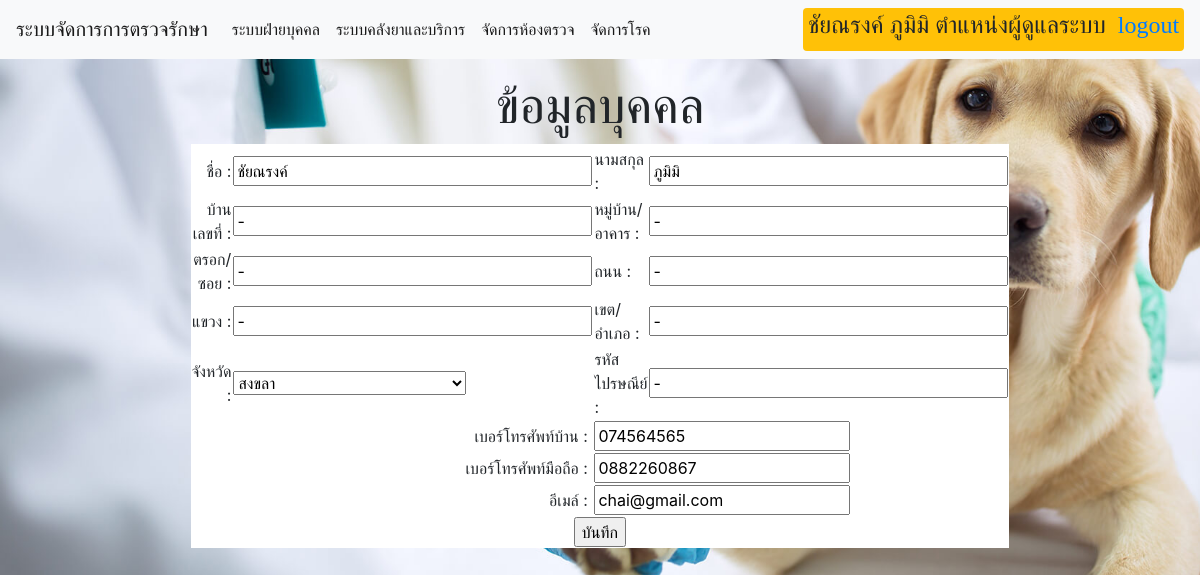
/TreatmentManagementProject/admin/AdminEditUser.php?userid=26 (signed in), run on the app's committed database.
### tables this page shows
CREATE TABLE `user` (
  `UserID` int(3) NOT NULL,
  `Username` varchar(30) NOT NULL,
  `Pwd` varchar(50) NOT NULL,
  `level` int(1) NOT NULL,
  `Status` int(1) NOT NULL,
  `Name` varchar(30) NOT NULL,
  `Surname` varchar(30) NOT NULL,
  `Hnumber` varchar(30) NOT NULL,
  `Village` varchar(30) DEFAULT NULL,
  `Alley` varchar(30) DEFAULT NULL,
  `Road` varchar(30) NOT NULL,
  `District` varchar(30) NOT NULL,
  `Canton` varchar(30) NOT NULL,
  `Province` varchar(30) NOT NULL,
  `Postnumber` char(5) NOT NULL,
  `Hpnumber` char(9) DEFAULT NULL,
  `Phonenumber` char(10) DEFAULT NULL,
  `Email` varchar(30) DEFAULT NULL
);

### TreatmentManagementProject/mysql/connect.php (called while the page is built)
<?php
$connect = mysqli_connect($dbhost, $dbuser, $dbpass, $dbname);
mysqli_query($connect, "SET NAMES UTF8");
$result = mysqli_query($connect, $sql);
?>

### TreatmentManagementProject/admin/AdminEditUser.php (the view, shortened to what this page needs)
<?php
require("../mysql/config.php");
$userid = $_REQUEST['userid'];
$sql = "select userid,name,surname,level,status,name,surname,hnumber,village,alley,road,district,canton,province,postnumber,hpnumber,phonenumber,email from user where userid = $userid";
    require("../mysql/connect.php");
    $record = mysqli_fetch_array($result);
?>
<!doctype html>
<html lang="en">
  <head>
     <link rel="stylesheet" href="https://stackpath.bootstrapcdn.com/bootstrap/4.3.1/css/bootstrap.min.css">
  </head>
  <body>
 <nav class="navbar navbar-expand-lg navbar-light bg-light">
  <a class="navbar-brand" href="../Main.php">ระบบจัดการการตรวจรักษา</a>
  <div class="collapse navbar-collapse" id="navbarSupportedContent">
    <ul class="navbar-nav mr-auto">
    <li class="nav-item active">
        <a class="nav-link" href="ManageUser.php">ระบบฝ่ายบุคคล <span class="sr-only">(current)</span></a>
      </li>
      <li class="nav-item active">
        <a class="nav-link" href="ManageDrugService.php">ระบบคลังยาและบริการ <span class="sr-only">(current)</span></a>
      </li>
      <li class="nav-item active">
        <a class="nav-link" href="Managetreatmentroom.php">จัดการห้องตรวจ <span class="sr-only">(current)</span></a>
      </li>
      <li class="nav-item active">
        <a class="nav-link" href="Managedisease.php">จัดการโรค <span class="sr-only">(current)</span></a>
      </li>
    </ul>
    <span class = "badge badge-warning" style="font-family: 'TH SarabunPSK';font-weight: bold;"><h4><?php echo $_SESSION['name'] . "&nbsp;ตำแหน่งผู้ดูแลระบบ" ."&nbsp;
    <a href = '../logout.php'>logout</a>" ?></h4></span>
  </div>
</nav>
   <center><div class="head1">ข้อมูลบุคคล</div></center>
   <center>
   <form action="AdminEditUserSave.php" method="post">
    <table width = '50%' border = "0"  bgcolor = "#FFFFFF">
            <tr><td colspan="4" align="center">
               <tr>
               <td align = "right">ชื่อ : </td><td><input type="text" name="Fname" size='30' maxlength='30' value="<?php echo $record['name']; ?>" required></td>
               <td align = "left">นามสกุล : </td><td><input type="text" name="Sname" size='30' maxlength='30' value="<?php echo $record['surname']; ?>" required></td>
               </tr>
               <tr>
               <td align = "right">บ้านเลขที่ : </td><td><input type="text" name="Hnumber" size='30' maxlength='30' value="<?php echo $record['hnumber']; ?>" required></td>
               <td align = "left">หมู่บ้าน/อาคาร : </td><td><input type="text" name="Village" size='30' maxlength='30' value="<?php echo $record['village']; ?>" required></td>
               </tr>
               <tr>
               <td align = "right">ตรอก/ซอย : </td><td><input type="text" name="Alley" size='30' maxlength='30' value="<?php echo $record['alley']; ?>" required></td>
               <td align = "left">ถนน : </td><td><input type="text" name="Road" size='30' maxlength='30' value="<?php echo $record['road']; ?>" required></td>
               </tr>
               <tr>
               <td align = "right">แขวง : </td><td><input type="text" name="District" size='30' maxlength='30' value="<?php echo $record['district']; ?>" required></td>
               <td align = "left">เขต/อำเภอ : </td><td><input type="text" name="Canton" size='30' maxlength='30' value="<?php echo $record['canton']; ?>" required></td>
               </tr>
               <tr>
               <td align = "right">จังหวัด : </td>
               <td>
               <select name="province" required>
                <option value="สงขลา" <?=$record['province'] == 'สงขลา' ? ' selected="selected"' : '';?>>สงขลา </option>
</select>
               </td>
               <td align = "left">รหัสไปรษณีย์ :</td><td><input type="text" name="Postnumber" size='30' onkeypress="return isNumber(event)" maxlength='5' value="<?php echo $record['postnumber']; ?>" required></td>
               </tr>
                <tr><td colspan="2" align="right">เบอร์โทรศัพท์บ้าน :&nbsp;</td><td colspan="2" align="left"><input type="text" name="Hpnumber" maxlength='9' onkeypress="return isNumber(event)" value="<?php echo $record['hpnumber']; ?>" required></td></tr>
                <tr><td colspan="2" align="right">เบอร์โทรศัพท์มือถือ :&nbsp;</td><td colspan="2" align="left"><input type="text" name="Phonenumber" maxlength='10' onkeypress="return isNumber(event)" value="<?php echo $record['phonenumber']; ?>" required></td></tr>
                <tr><td colspan="2" align="right">อีเมล์ :&nbsp;</td><td colspan="2" align="left"><input type="email" name="Email" value="<?php echo $record['email']; ?>" required></td></tr>
                <tr><td colspan="4" align="center"><input type="submit" value="บันทึก"></td></tr>
        </form>
    </center>
  </body>
</html>

### TreatmentManagementProject/admin/AdminEditUser.php (style rules this page uses)
body { background-image: url("../background/bg.jpg"); background-repeat: no-repeat; background-size: 120% auto; }
.head1 { font-family: "TH SarabunPSK"; font-size: 50px; padding-top: 10px; }

### data on the page
user: Fname "ชัยณรงค์", Sname "ภูมิมิ", Hnumber "-", Village "-", Alley "-", Road "-", District "-", Canton "-", province "สงขลา", Postnumber "-", Hpnumber "074564565", Phonenumber "0882260867", Email "chai@gmail.com"

### other printed values
$_SESSION['name'] "ชัยณรงค์ ภูมิมิ"
